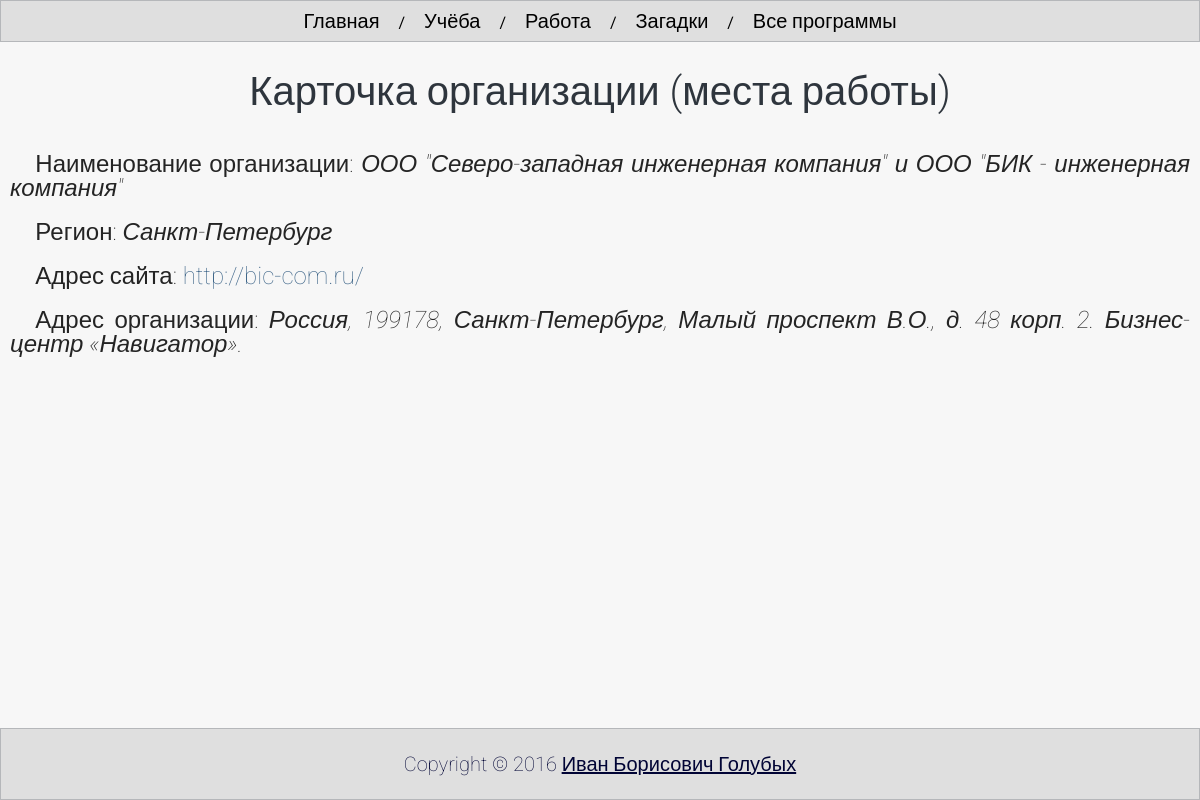
Page /django/profile_ig/org_card/2/ on the committed database.
### indexapp/models.py (models this page shows)
class Organization(models.Model):
    name = models.TextField(verbose_name='Организация', max_length=1500) # Место работы
    region = models.CharField(verbose_name='Регион', max_length=64) # Регион работы/фирмы
    site = models.CharField(verbose_name='Ссылка на сайт', max_length=128, blank=True) # Ссылка
    address = models.TextField(verbose_name='Адрес', max_length=1500, blank=True) # Адрес

### indexapp/views.py (the view)
# urls.py: url(r'^org_card/([\d+])/$', org_card, name='org_card'),
def org_card(request, num):
    org_places = Organization.objects.filter(id = num)
    return render_to_response("org_card.html", {'org_places': org_places})

### templates/org_card.html (shortened to what this page needs)
{% extends "base.html" %}
{% load staticfiles %}
{% block contetnt %}
    <h1>Карточка организации (места работы)</h1>
    <div>
        {% if not org_places %}
        <p>Данные о данной организации отсутствуют.</p>
        {% else %}
            <p>Наименование организации: <strong style="font-style: italic">{{ org_places.0.name }}</strong></p>
            <p>Регион: <strong style="font-style: italic">{{ org_places.0.region }}</strong></p>
            <p>Адрес сайта:
                {% if not org_places.0.site %}
                    <strong style="font-style: italic">нет действующего официального сайта.</strong>
                {% else %}
                    <a href="{{ org_places.0.site }}" target="_blank">{{ org_places.0.site }}</a>
                {% endif %}
            </p>
            <p>Адрес организации:
                {% if not org_places.0.address %}
                    <strong style="font-style: italic">данные о действующем адресе компании отсутствуют.</strong>
                {% else %}
                    <strong style="font-style: italic">{{ org_places.0.address }}</strong>
                {% endif %}
            </p>
        {% endif %}
    </div>
{% endblock %}

### indexapp/static/indexapp/style.css (style rules this page uses)
* { margin: 0; padding: 0; }
html, body { height: 100%; }
body { width: 100%; max-width: 1280px; min-width: 300px; margin: 0 auto; background-color: #f7f7f7; font-family: 'Roboto', sans-serif; -webkit-hyphens: auto; -moz-hyphens: auto; -ms-hyphens: auto; }
.content div p, work_last_view { color: #242424; padding: 10px; text-align: justify; text-indent: 2ex; }
.content div a { text-decoration: none; color: #40678a; }
.content h1 { text-align: center; color: #2e353d; font-size: 40px; font-weight: 300; margin-top: 30px; margin-bottom: 30px; }

### rows in the picture
Organization: name "ООО \"Северо-западная инженерная компания\" и ООО \"БИК - инженерная компания\"", region "Санкт-Петербург", site "http://bic-com.ru/", address "Россия, 199178, Санкт-Петербург, Малый проспект В.О., д. 48 корп. 2. Бизнес-центр «Навигатор»."
